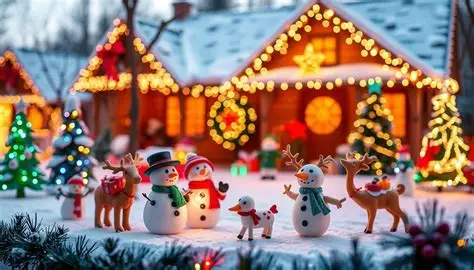
#> input picture Lab3_Image/data/raw/OIP.webp, 474 x 270 px
$ python eval.py
#> lines starting #> are read from the running program, lines starting #| are printed output that depends on the picture
### Lab3_Image/src/image_loader.py
import cv2
import numpy as np
from PIL import Image

# OpenCV đọc ảnh ở dạng BGR nên cần đổi sang không gian màu mong muốn
FROM_BGR = {
    "RGB": cv2.COLOR_BGR2RGB,
    "HSV": cv2.COLOR_BGR2HSV,
    "LAB": cv2.COLOR_BGR2LAB,
}
TO_RGB = {
    "RGB": None,
    "HSV": cv2.COLOR_HSV2RGB,
    "LAB": cv2.COLOR_LAB2RGB,
}


def load_image(path, color_space="RGB"):
    """Đọc ảnh bằng OpenCV (hoặc PIL fallback) và đổi sang không gian màu color_space."""
#> called with path = 'data/raw/OIP.webp', color_space = 'RGB'
    if color_space not in FROM_BGR:
        raise ValueError(f"color_space phải là một trong {list(FROM_BGR)}")

    img = None
    # 1. Thử đọc bằng OpenCV (np.fromfile giúp hỗ trợ đường dẫn tiếng Việt)
    try:
        data = np.fromfile(path, dtype=np.uint8)
        img = cv2.imdecode(data, cv2.IMREAD_COLOR)
#> img is the input picture: shape (270, 474, 3); mean B, G, R 112.3, 121.4, 146
    except Exception:
        img = None

    # 2. Nếu OpenCV không đọc được (ví dụ file .webp bị lỗi codec), dùng PIL để hỗ trợ
    if img is None:
        try:
            pil_img = Image.open(path).convert("RGB")
            # Chuyển PIL (RGB) sang OpenCV (BGR) để giữ nguyên quy trình cvtColor phía dưới
            img_rgb = np.array(pil_img)

            # Nếu mục tiêu là RGB thì trả về ngay không cần qua BGR
            if color_space == "RGB":
                return img_rgb

            # Nếu mục tiêu là HSV hoặc LAB, đổi sang BGR rồi mới đổi tiếp bằng OpenCV
            img = cv2.cvtColor(img_rgb, cv2.COLOR_RGB2BGR)
        except Exception as e:
            raise FileNotFoundError(f"Không đọc được ảnh: {path}. Lỗi: {e}")

    return cv2.cvtColor(img, FROM_BGR[color_space])


# [7 lines left out: function to_rgb, not called in this run]

### Lab3_Image/src/preprocessing.py
import cv2
import numpy as np


def resize_image(img, max_side=200):
    """Thu nhỏ ảnh (giữ tỉ lệ) để K-Means chạy nhanh hơn."""
#> called with max_side = 200
    if img is None:
        raise ValueError("Ảnh đầu vào không hợp lệ (None).")

    h, w = img.shape[:2]
#> h = 270; w = 474
    scale = max_side / max(h, w)
#> scale = 0.422
    if scale >= 1:                      # ảnh đã nhỏ thì giữ nguyên
        return img

    new_size = (max(1, int(w * scale)), max(1, int(h * scale)))
#> new_size = (200, 113)
    return cv2.resize(img, new_size, interpolation=cv2.INTER_AREA)
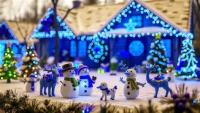
#> returned value: shape (113, 200, 3); mean of channels 0, 1, 2 146, 121.4, 112.3; drawn as B, G, R


def flatten(img):
    """Biến đổi ảnh (H, W, C) -> mảng 2D (H*W, C): mỗi pixel là 1 vector đặc trưng float32."""
    if img.ndim == 2:  # Xử lý trường hợp ảnh xám (H, W)
        img = np.expand_dims(img, axis=-1)

    h, w, c = img.shape
#> h = 113; w = 200; c = 3
    X = img.reshape(-1, c).astype(np.float32)
    return X, (h, w, c)

def reconstruct_image(X_flattened, orig_shape):
    """Tái tạo lại ảnh 3D từ mảng 2D pixel đã phân đoạn về dạng uint8."""
    return X_flattened.reshape(orig_shape).clip(0, 255).astype(np.uint8)

### Lab3_Image/src/kmeans.py
import numpy as np


def kmeans(X, k, max_iter=100, tol=1e-4, seed=42):
    """K-Means tự cài đặt (Phiên bản tối ưu vector hóa).

    X: mảng (N, D) - mỗi hàng là một vector pixel (float32)
    k: số lượng cụm màu
    Trả về: centroids (k, D), labels (N,)
    """
    rng = np.random.default_rng(seed)

    # 1. Khởi tạo K centroid ngẫu nhiên từ tập dữ liệu X
    centroids = X[rng.choice(len(X), size=k, replace=False)].astype(np.float32)

    for _ in range(max_iter):
        # 2. Gán mỗi pixel vào centroid gần nhất dùng bình phương khoảng cách Euclid
        # (N, 1, D) - (1, k, D) -> (N, k, D) -> sum(axis=2) -> (N, k)
        # Bỏ căn bậc hai giúp tăng tốc đáng kể
        dists_sq = np.sum((X[:, np.newaxis, :] - centroids[np.newaxis, :, :]) ** 2, axis=2)
        labels = dists_sq.argmin(axis=1)

        # 3. Cập nhật centroid = trung bình các pixel thuộc cụm
        new_centroids = np.zeros_like(centroids)
        for j in range(k):
            members = X[labels == j]
            if len(members) > 0:
                new_centroids[j] = members.mean(axis=0)
            else:
                # Nếu cụm bị rỗng, gán lại tâm cụm bằng 1 pixel ngẫu nhiên từ X
                new_centroids[j] = X[rng.choice(len(X))]

        # 4. Kiểm tra điều kiện hội tụ (tổng khoảng cách dịch chuyển của các centroids)
        shift = np.linalg.norm(new_centroids - centroids)
        centroids = new_centroids

        if shift < tol:
            break

    return centroids, labels

### Lab3_Image/src/eval.py
import os
import sys
from pathlib import Path

# Thêm tự động thư mục gốc của dự án vào sys.path để chạy trực tiếp không bị lỗi Import
ROOT_DIR = Path(__file__).resolve().parent.parent
if str(ROOT_DIR) not in sys.path:
    sys.path.insert(0, str(ROOT_DIR))

import matplotlib.pyplot as plt
import numpy as np

from src.kmeans import kmeans


def inertia(X, centroids, labels):
    """Tính tổng bình phương khoảng cách từ mỗi pixel đến centroid của cụm tương ứng (WCSS/Inertia)."""
    return float(((X - centroids[labels]) ** 2).sum())


def elbow(X, k_values, save_path="figures/elbow.png", display=False):
    """Chạy K-Means với nhiều giá trị K, vẽ đồ thị Inertia theo K (phương pháp Elbow)."""
#> called with X = array of shape (22600, 3), save_path = 'figures/elbow.png', display = False
    scores = []
    print("\n--- Đang chạy phương pháp Elbow ---")
    for k in k_values:
        centroids, labels = kmeans(X, k)
        val = inertia(X, centroids, labels)
        scores.append(val)
        print(f"K = {k:>2}: Inertia = {val:,.1f}")
#> this loop made 9 passes
#> (k, val) on passes 3 to 9: (4, 80357920), (5, 58442036), (6, 49761824), (8, 37955052), (10, 31474104), (12, 25897338), (16, 20113132)
#> (k, centroids, val) on passes 1 to 2: (2, [[179.7, 178.1, 176.1], [111.1, 62.62, 46.24]], 146223424), (3, [[232, 206, 79], [209, 228, 238], [233, 92, 90]], 104438448)
#| K =  2: Inertia = 146,223,424.0
#| K =  3: Inertia = 104,438,448.0
#| K =  4: Inertia = 80,357,920.0
#| K =  5: Inertia = 58,442,036.0
#| K =  6: Inertia = 49,761,824.0
#| K =  8: Inertia = 37,955,052.0
#| K = 10: Inertia = 31,474,104.0
#| K = 12: Inertia = 25,897,338.0
#> (further printed lines are left out)
#> after the loop, scores = [146223424, 104438448, 80357920, 58442036, 49761824, 37955052, 31474104, 25897338, 20113132]

    fig = plt.figure(figsize=(6, 4))
    plt.plot(k_values, scores, marker="o", color="b", linestyle="--")
    plt.xlabel("Số lượng cụm (K)")
    plt.ylabel("Inertia (WCSS)")
    plt.title("Elbow Method for Optimal K")
    plt.grid(True, alpha=0.3)
    plt.tight_layout()

    if save_path:
        dir_name = os.path.dirname(save_path)
        if dir_name:
            os.makedirs(dir_name, exist_ok=True)
        fig.savefig(save_path, dpi=150, bbox_inches="tight")
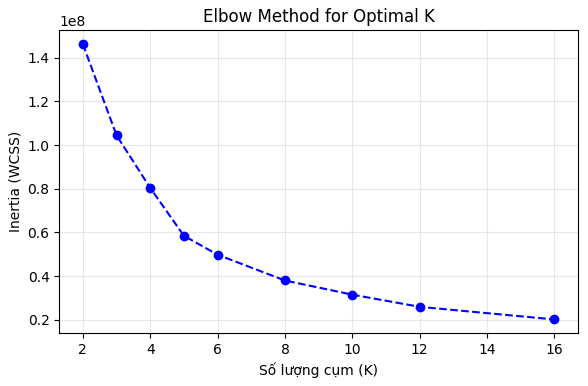
#> figure drawn by matplotlib, 1 panel
        print(f"--> Đã lưu biểu đồ Elbow tại '{save_path}'")

    if display:
        plt.show()

    plt.close(fig)
    return scores


def compare_with_sklearn(X, k=4):
    """So sánh Inertia giữa bản tự cài đặt và scikit-learn KMeans."""
#> called with X = array of shape (22600, 3), k = 4
    try:
        from sklearn.cluster import KMeans
    except ImportError:
        print("\n[!] Chưa cài scikit-learn, bỏ qua phần so sánh (pip install scikit-learn).")
        return None

    print(f"\n--- So sánh kết quả với scikit-learn (K = {k}) ---")

    # 1. Thuật toán tự cài đặt
    centroids, labels = kmeans(X, k)
#> centroids = [[139.6, 45.62, 22.29], [169.2, 182.8, 200.1], [53.97, 68.53, 76.82], [218.5, 151.7, 84.09]]
    ours = inertia(X, centroids, labels)
#> ours = 80357920

    # 2. Thuật toán từ scikit-learn
    sk_model = KMeans(n_clusters=k, n_init=10, random_state=42)
    sk_model.fit(X)
    theirs = float(sk_model.inertia_)

    diff_percent = abs(ours - theirs) / theirs * 100
#> diff_percent = 1.06
    print(f"Tự cài đặt : Inertia = {ours:,.1f}")
#| Tự cài đặt : Inertia = 80,357,920.0
    print(f"Scikit-learn: Inertia = {theirs:,.1f}")
    print(f"Chênh lệch  : {diff_percent:.2f}%")
#| Chênh lệch  : 1.06%

    return ours, theirs


if __name__ == "__main__":
    from run_pipeline import COLOR_SPACE, IMAGE_PATH, MAX_SIDE
    from src.image_loader import load_image
    from src.preprocessing import flatten, resize_image

    if os.path.exists(IMAGE_PATH):
        img = load_image(IMAGE_PATH, COLOR_SPACE)
        small = resize_image(img, MAX_SIDE)
        X, _ = flatten(small)

        elbow(X, [2, 3, 4, 5, 6, 8, 10, 12, 16], save_path="figures/elbow.png")
        compare_with_sklearn(X, k=4)
    else:
        print(f"Lỗi: Không tìm thấy file ảnh tại '{IMAGE_PATH}' để chạy eval.py.")
